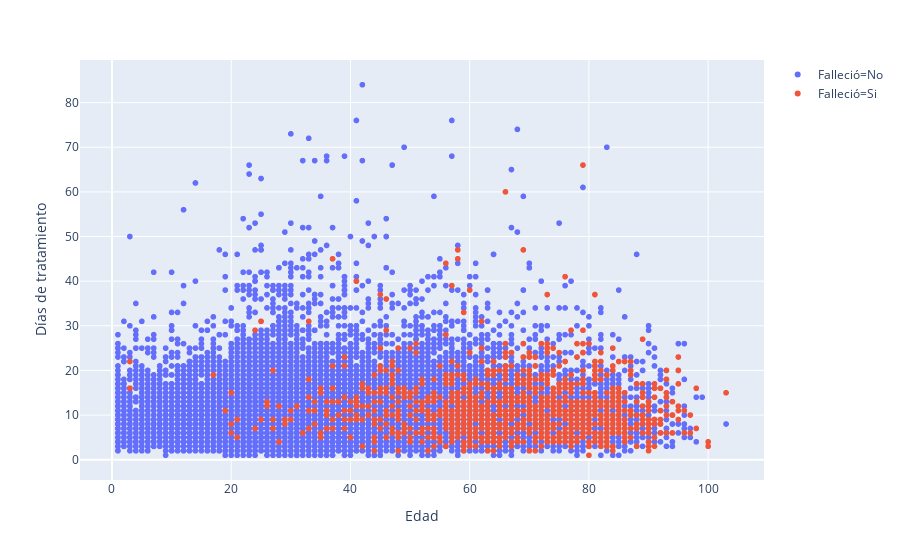

The notebook cell saved with this chart:
### Code cell
import plotly.express as px
fig = px.scatter(data[(data['Edad'] > 0)&(data['Días de tratamiento'] > 0)], x="Edad", y="Días de tratamiento", color='Falleció')
fig.show()

### Figure 1 — Plotly figure (JSON) as saved in the notebook; plotly's stock layout.template omitted (floating-point values rounded to 4 significant figures; data arrays with more than 128 entries replaced by an {"elided": "..."} marker saying what was removed)
{"data": [{"hoverlabel": {"namelength": 0}, "hovertemplate": "Falleció=No<br>Edad=%{x}<br>Días de tratamiento=%{y}", "legendgroup": "Falleció=No", "marker": {"color": "#636efa", "symbol": "circle"}, "mode": "markers", "name": "Falleció=No", "showlegend": true, "type": "scattergl", "x": {"elided": "28054 int values"}, "xaxis": "x", "y": {"elided": "28054 int values"}, "yaxis": "y"}, {"hoverlabel": {"namelength": 0}, "hovertemplate": "Falleció=Si<br>Edad=%{x}<br>Días de tratamiento=%{y}", "legendgroup": "Falleció=Si", "marker": {"color": "#EF553B", "symbol": "circle"}, "mode": "markers", "name": "Falleció=Si", "showlegend": true, "type": "scattergl", "x": {"elided": "1074 int values"}, "xaxis": "x", "y": {"elided": "1074 int values"}, "yaxis": "y"}], "layout": {"legend": {"tracegroupgap": 0}, "margin": {"t": 60}, "xaxis": {"anchor": "y", "domain": [0, 1], "title": {"text": "Edad"}}, "yaxis": {"anchor": "x", "domain": [0, 1], "title": {"text": "Días de tratamiento"}}}}
